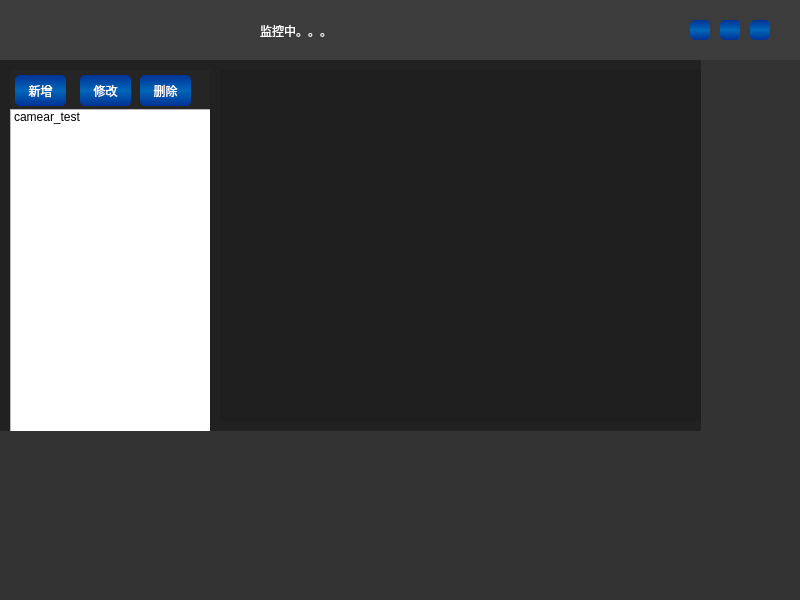
<?xml version="1.0" encoding="UTF-8"?>
<ui version="4.0">
 <class>XViewerClass</class>
 <widget class="QWidget" name="XViewerClass">
  <property name="geometry">
   <rect>
    <x>0</x>
    <y>0</y>
    <width>800</width>
    <height>600</height>
   </rect>
  </property>
  <property name="windowTitle">
   <string>XViewer</string>
  </property>
  <property name="windowIcon">
   <iconset resource="xviewer.qrc">
    <normaloff>:/XViewer/img/xv.ico</normaloff>:/XViewer/img/xv.ico</iconset>
  </property>
  <property name="styleSheet">
   <string notr="true">/* 按钮样式 */
QPushButton:hover

 { 
background-color: qlineargradient(spread:pad, x1:0, y1:0, x2:0, y2:1, stop:0 rgba(0, 102, 184, 255), stop:0.495 rgba(39, 39, 39, 255), stop:0.505 rgba(39,39, 39, 255), stop:1 rgba(0, 102, 184, 255));
border: none;
border-radius:5px;
color: rgb(255, 255, 255);
font: 75 12pt &quot;黑体&quot;;
 }
QPushButton:!hover
 { 
	background-color: qlineargradient(spread:pad, x1:0, y1:0, x2:0, y2:1, stop:0 rgba(0, 50, 150, 255), stop:0.495 rgba(0, 102, 184, 255), stop:0.505 rgba(0, 102, 184, 255), stop:1 rgba(0, 50, 150, 255));
 border: none;
border-radius:5px;
color: rgb(255, 255, 255);
font: 75 12pt &quot;黑体&quot;;
 }



/* 顶部样式 */
#XViewerClass {
    background-color: #333333;
    border-radius: 0px;
}
#head
{
background-color:#3c3c3c;
}
#logo
{
	background-image: url(:/XViewer/img/logo_150_40.png);
}
#close
{
background-image: url(:/XViewer/img/close.png);
}
#min
{
background-image: url(:/XViewer/img/min.png);
}
#max
{
background-image: url(:/XViewer/img/max.png);
}
#normal
{
background-image: url(:/XViewer/img/normal.png);
}
/* body 演示*/
#body
{
background-color: #212121;
}
#left
{
	background-color: #252525;
}
#cams
{
background-color: #1e1e1e;
}


#status
{
	color: rgb(255, 255, 255);
	font: 75 9pt &quot;Adobe Arabic&quot;;
}

</string>
  </property>
  <widget class="QWidget" name="head" native="true">
   <property name="geometry">
    <rect>
     <x>0</x>
     <y>0</y>
     <width>800</width>
     <height>60</height>
    </rect>
   </property>
   <property name="maximumSize">
    <size>
     <width>16777215</width>
     <height>60</height>
    </size>
   </property>
   <property name="styleSheet">
    <string notr="true"/>
   </property>
   <widget class="QWidget" name="logo" native="true">
    <property name="geometry">
     <rect>
      <x>0</x>
      <y>5</y>
      <width>151</width>
      <height>41</height>
     </rect>
    </property>
   </widget>
   <widget class="QWidget" name="head_button" native="true">
    <property name="geometry">
     <rect>
      <x>690</x>
      <y>10</y>
      <width>91</width>
      <height>41</height>
     </rect>
    </property>
    <widget class="QPushButton" name="close">
     <property name="geometry">
      <rect>
       <x>60</x>
       <y>10</y>
       <width>20</width>
       <height>20</height>
      </rect>
     </property>
     <property name="styleSheet">
      <string notr="true"/>
     </property>
     <property name="text">
      <string/>
     </property>
     <property name="flat">
      <bool>true</bool>
     </property>
    </widget>
    <widget class="QPushButton" name="min">
     <property name="geometry">
      <rect>
       <x>0</x>
       <y>10</y>
       <width>20</width>
       <height>20</height>
      </rect>
     </property>
     <property name="styleSheet">
      <string notr="true"/>
     </property>
     <property name="text">
      <string/>
     </property>
     <property name="flat">
      <bool>true</bool>
     </property>
    </widget>
    <widget class="QPushButton" name="max">
     <property name="geometry">
      <rect>
       <x>30</x>
       <y>10</y>
       <width>20</width>
       <height>20</height>
      </rect>
     </property>
     <property name="styleSheet">
      <string notr="true"/>
     </property>
     <property name="text">
      <string/>
     </property>
     <property name="flat">
      <bool>true</bool>
     </property>
    </widget>
    <widget class="QPushButton" name="normal">
     <property name="geometry">
      <rect>
       <x>30</x>
       <y>10</y>
       <width>20</width>
       <height>20</height>
      </rect>
     </property>
     <property name="styleSheet">
      <string notr="true"/>
     </property>
     <property name="text">
      <string/>
     </property>
     <property name="flat">
      <bool>true</bool>
     </property>
    </widget>
    <zorder>normal</zorder>
    <zorder>close</zorder>
    <zorder>min</zorder>
    <zorder>max</zorder>
   </widget>
   <widget class="QLabel" name="status">
    <property name="geometry">
     <rect>
      <x>260</x>
      <y>10</y>
      <width>381</width>
      <height>41</height>
     </rect>
    </property>
    <property name="text">
     <string>监控中。。。</string>
    </property>
   </widget>
  </widget>
  <widget class="QWidget" name="body" native="true">
   <property name="geometry">
    <rect>
     <x>0</x>
     <y>60</y>
     <width>701</width>
     <height>371</height>
    </rect>
   </property>
   <widget class="QWidget" name="left" native="true">
    <property name="geometry">
     <rect>
      <x>10</x>
      <y>10</y>
      <width>200</width>
      <height>600</height>
     </rect>
    </property>
    <property name="maximumSize">
     <size>
      <width>200</width>
      <height>16777215</height>
     </size>
    </property>
    <widget class="QListWidget" name="cam_list">
     <property name="geometry">
      <rect>
       <x>0</x>
       <y>39</y>
       <width>201</width>
       <height>961</height>
      </rect>
     </property>
     <property name="dragEnabled">
      <bool>true</bool>
     </property>
     <property name="iconSize">
      <size>
       <width>50</width>
       <height>50</height>
      </size>
     </property>
     <item>
      <property name="text">
       <string>camear_test</string>
      </property>
      <property name="icon">
       <iconset resource="xviewer.qrc">
        <normaloff>:/XViewer/img/cam.png</normaloff>:/XViewer/img/cam.png</iconset>
      </property>
     </item>
    </widget>
    <widget class="QPushButton" name="add_cam">
     <property name="geometry">
      <rect>
       <x>5</x>
       <y>5</y>
       <width>51</width>
       <height>31</height>
      </rect>
     </property>
     <property name="text">
      <string>新增</string>
     </property>
    </widget>
    <widget class="QPushButton" name="set_cam">
     <property name="geometry">
      <rect>
       <x>70</x>
       <y>5</y>
       <width>51</width>
       <height>31</height>
      </rect>
     </property>
     <property name="text">
      <string>修改</string>
     </property>
    </widget>
    <widget class="QPushButton" name="del_cam">
     <property name="geometry">
      <rect>
       <x>130</x>
       <y>5</y>
       <width>51</width>
       <height>31</height>
      </rect>
     </property>
     <property name="text">
      <string>删除</string>
     </property>
    </widget>
   </widget>
   <widget class="QWidget" name="cams" native="true">
    <property name="geometry">
     <rect>
      <x>220</x>
      <y>10</y>
      <width>501</width>
      <height>351</height>
     </rect>
    </property>
   </widget>
  </widget>
 </widget>
 <layoutdefault spacing="6" margin="11"/>
 <resources>
  <include location="xviewer.qrc"/>
 </resources>
 <connections>
  <connection>
   <sender>close</sender>
   <signal>clicked()</signal>
   <receiver>XViewerClass</receiver>
   <slot>close()</slot>
   <hints>
    <hint type="sourcelabel">
     <x>779</x>
     <y>21</y>
    </hint>
    <hint type="destinationlabel">
     <x>907</x>
     <y>205</y>
    </hint>
   </hints>
  </connection>
  <connection>
   <sender>min</sender>
   <signal>clicked()</signal>
   <receiver>XViewerClass</receiver>
   <slot>showMinimized()</slot>
   <hints>
    <hint type="sourcelabel">
     <x>722</x>
     <y>24</y>
    </hint>
    <hint type="destinationlabel">
     <x>659</x>
     <y>-39</y>
    </hint>
   </hints>
  </connection>
  <connection>
   <sender>max</sender>
   <signal>clicked()</signal>
   <receiver>XViewerClass</receiver>
   <slot>MaxWindow()</slot>
   <hints>
    <hint type="sourcelabel">
     <x>751</x>
     <y>31</y>
    </hint>
    <hint type="destinationlabel">
     <x>841</x>
     <y>52</y>
    </hint>
   </hints>
  </connection>
  <connection>
   <sender>normal</sender>
   <signal>clicked()</signal>
   <receiver>XViewerClass</receiver>
   <slot>NormalWindow()</slot>
   <hints>
    <hint type="sourcelabel">
     <x>749</x>
     <y>29</y>
    </hint>
    <hint type="destinationlabel">
     <x>399</x>
     <y>299</y>
    </hint>
   </hints>
  </connection>
  <connection>
   <sender>add_cam</sender>
   <signal>clicked()</signal>
   <receiver>XViewerClass</receiver>
   <slot>AddCam()</slot>
   <hints>
    <hint type="sourcelabel">
     <x>42</x>
     <y>89</y>
    </hint>
    <hint type="destinationlabel">
     <x>334</x>
     <y>-44</y>
    </hint>
   </hints>
  </connection>
  <connection>
   <sender>set_cam</sender>
   <signal>clicked()</signal>
   <receiver>XViewerClass</receiver>
   <slot>SetCam()</slot>
   <hints>
    <hint type="sourcelabel">
     <x>104</x>
     <y>100</y>
    </hint>
    <hint type="destinationlabel">
     <x>188</x>
     <y>-86</y>
    </hint>
   </hints>
  </connection>
  <connection>
   <sender>del_cam</sender>
   <signal>clicked()</signal>
   <receiver>XViewerClass</receiver>
   <slot>DelCam()</slot>
   <hints>
    <hint type="sourcelabel">
     <x>165</x>
     <y>85</y>
    </hint>
    <hint type="destinationlabel">
     <x>125</x>
     <y>-16</y>
    </hint>
   </hints>
  </connection>
 </connections>
 <slots>
  <slot>MaxWindow()</slot>
  <slot>NormalWindow()</slot>
  <slot>AddCam()</slot>
  <slot>SetCam()</slot>
  <slot>DelCam()</slot>
 </slots>
</ui>
